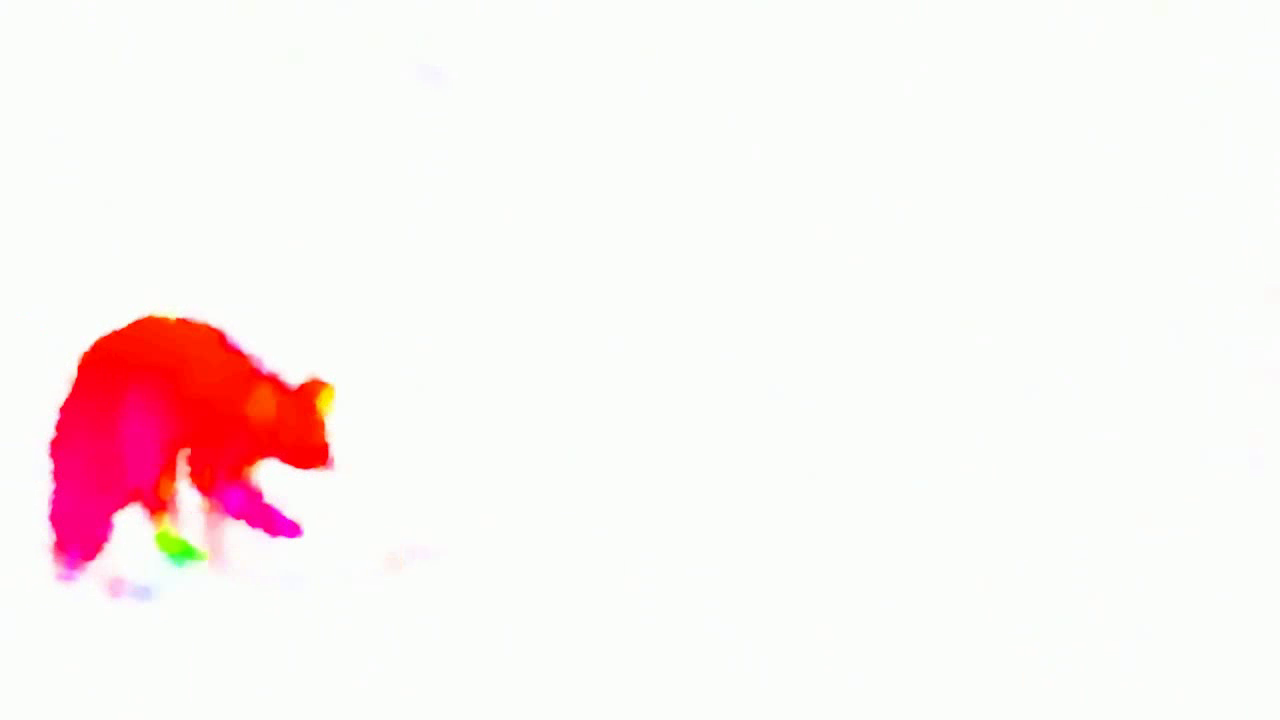
#> input picture frame 10 of dis_output.mp4, 1280 x 720 px, given in place of raccoon_reference.mp4, which was not available
$ python test_video.py
#> lines starting #> are read from the running program, lines starting #| are printed output that depends on the picture; after the words box and inside, x2 and y2 are one past the last pixel; in counts of white or black regions, pixels touching at a corner belong together
import cv2
import numpy as np

def flow_to_bgr(flow, max_flow=5):
    # Hue: direction. Saturation: magnitude. White: no motion.
    magnitude, angle = cv2.cartToPolar(
        flow[..., 0], flow[..., 1], angleInDegrees=True)
    hsv = np.zeros(flow.shape[:2] + (3,), np.uint8)
    hsv[..., 0] = angle / 2
    hsv[..., 1] = np.clip(255 * magnitude / max_flow, 0, 255)
    hsv[..., 2] = 255
    return cv2.cvtColor(hsv, cv2.COLOR_HSV2BGR)

video = cv2.VideoCapture("raccoon_reference.mp4")
dis = cv2.DISOpticalFlow_create(cv2.DISOPTICAL_FLOW_PRESET_MEDIUM)

_, previous = video.read()
#> previous is the input picture: shape (720, 1280, 3); mean B, G, R 239.9, 241, 250.9
gray1 = cv2.cvtColor(previous, cv2.COLOR_BGR2GRAY)

# adding some code to write back to same directory
height, width = previous.shape[:2]

fourcc = cv2.VideoWriter_fourcc(*'mp4v')

# farneback_writer = cv2.VideoWriter(
#     "farneback_output.mp4",
#     fourcc,
#     10,
#     (width, height)
# )

dis_writer = cv2.VideoWriter(
    "dis_output.mp4",
    fourcc,
    10,
    (width, height)
)
# done

while True:
    ok, current = video.read()
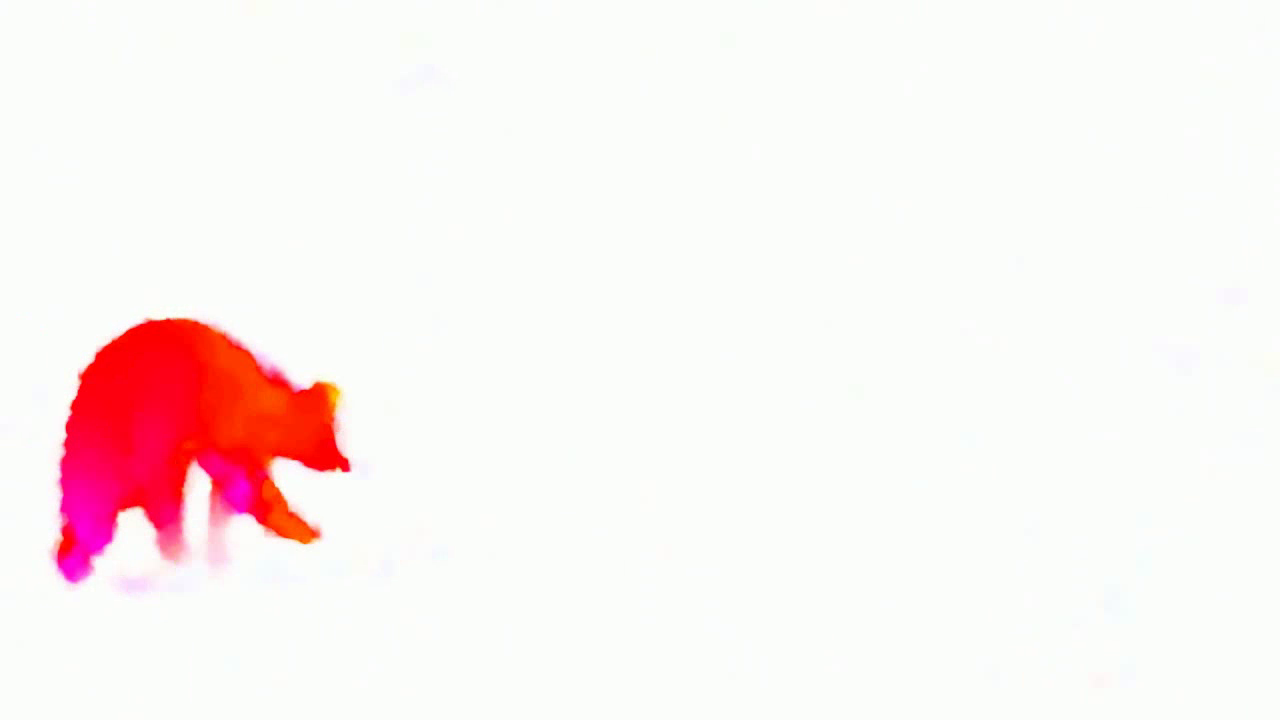
#> input picture frame 11 of dis_output.mp4, 1280 x 720 px, given in place of raccoon_reference.mp4, which was not available
#> current is the input picture: shape (720, 1280, 3); mean B, G, R 239.6, 240.9, 251.1
    if not ok:
        break
    gray2 = cv2.cvtColor(current, cv2.COLOR_BGR2GRAY)

    # farneback = cv2.calcOpticalFlowFarneback(
    #     gray1, gray2, None, pyr_scale=0.5, levels=3, winsize=15,
    #     iterations=3, poly_n=5, poly_sigma=1.2, flags=0)
    dis_flow = dis.calc(gray1, gray2, None)

    mag = np.linalg.norm(dis_flow, axis=2)
    THRESH = 1.0   # adjust from stage 1
    mask = (mag > THRESH).astype(np.uint8) * 255
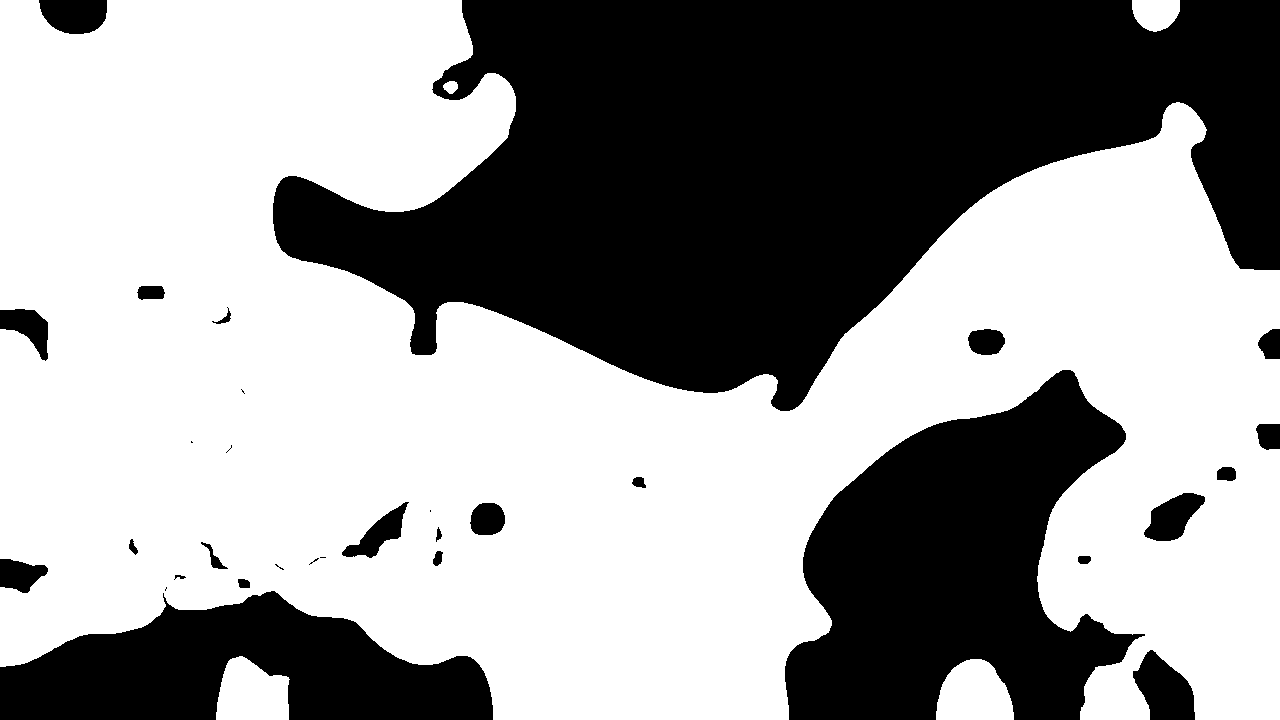
#> mask: shape (720, 1280); 59.9% white; 32 black regions (8 under 20 px), largest, box (x1, y1, x2, y2) and area: (273, 0, 1280, 411) 240616, (785, 370, 1145, 720) 74694, (0, 591, 493, 720) 39385
    cv2.imshow("Mask", mask)

    # added this code for writeback
    # farneback_img = flow_to_bgr(farneback)
    dis_img = flow_to_bgr(dis_flow)
#> in flow_to_bgr, `hsv[..., 2] = 255`:
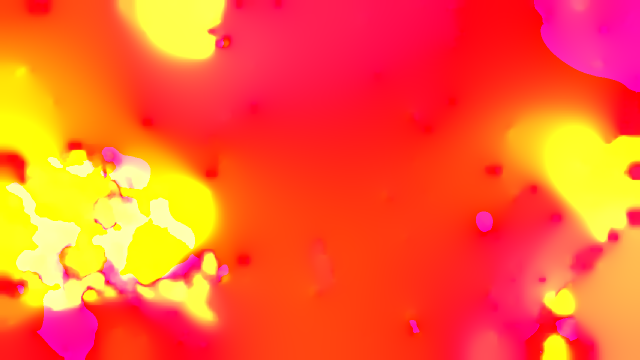
#> hsv: shape (720, 1280, 3) (shown at 1/2 size); mean of channels 0, 1, 2 47.3, 95.5, 255; drawn as B, G, R
#> in flow_to_bgr, `return cv2.cvtColor(hsv, cv2.COLOR_HSV2BGR)`:
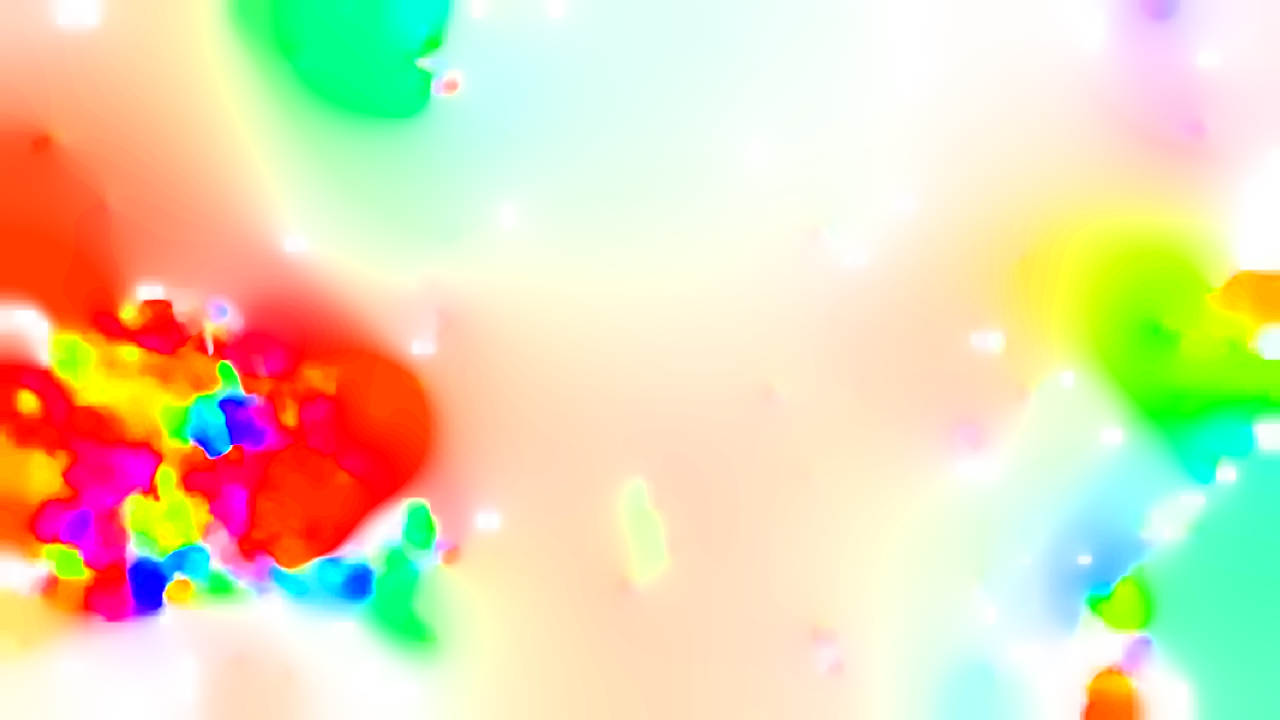
#> returned value: shape (720, 1280, 3); mean B, G, R 178.2, 216.8, 226.5

    # farneback_writer.write(farneback_img)
    dis_writer.write(dis_img)
    # done

    # Forward flow is defined at pixels in the previous frame.
    cv2.imshow("Video", previous)
    # cv2.imshow("Farneback", flow_to_bgr(farneback))
    cv2.imshow("DIS", flow_to_bgr(dis_flow))

    previous, gray1 = current, gray2
    if cv2.waitKey(100) == 27:  # Esc quits.
#> (key Esc is pressed here)
        break

# add code
#farneback_writer.release()

dis_writer.release()
# done

video.release()
cv2.destroyAllWindows()
